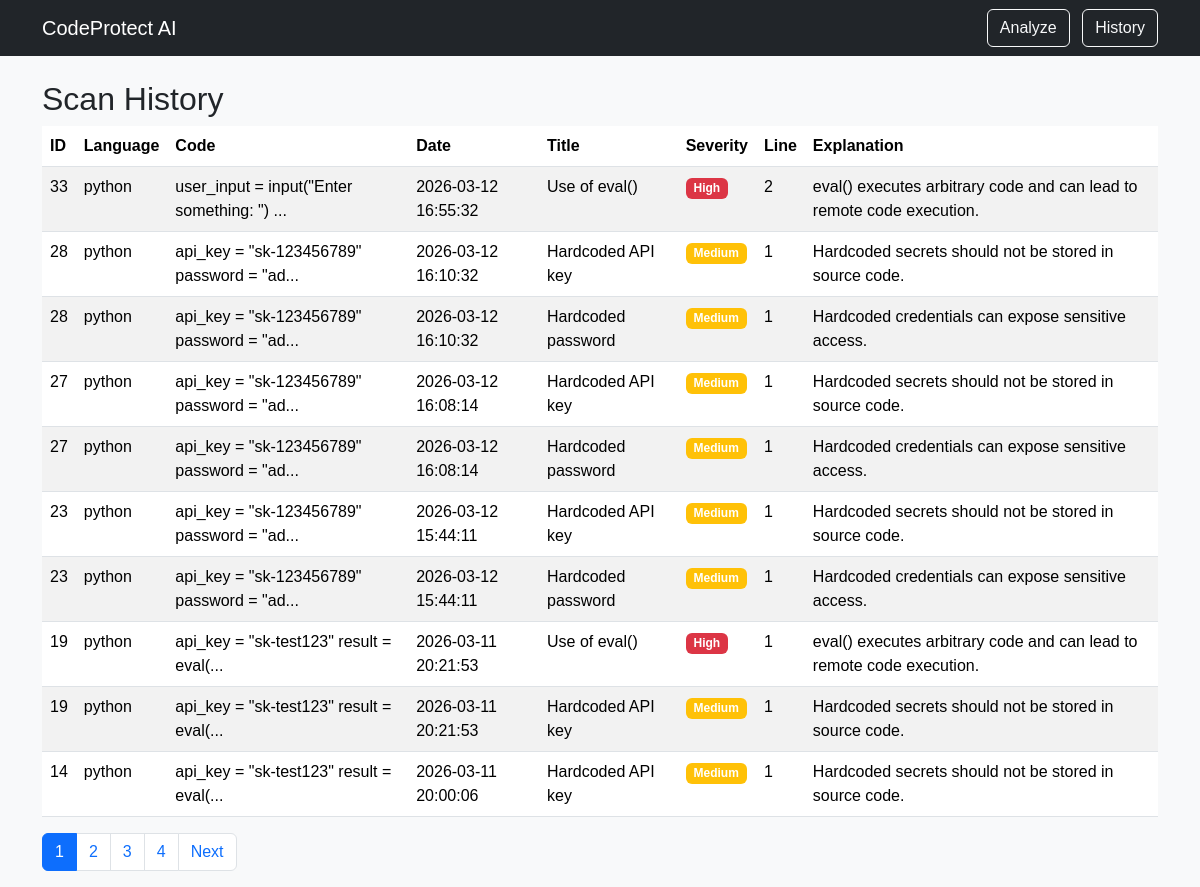
The app's page /history with its own data.
### tables this page shows
CREATE TABLE findings (
    id INTEGER PRIMARY KEY AUTOINCREMENT,
    scan_id INTEGER NOT NULL,
    title TEXT NOT NULL,
    severity TEXT NOT NULL,
    line INTEGER,
    explanation TEXT NOT NULL,
    FOREIGN KEY(scan_id) REFERENCES scans(id)
);

CREATE TABLE scans (
    id INTEGER PRIMARY KEY AUTOINCREMENT,
    language TEXT NOT NULL,
    code TEXT NOT NULL,
    created_at TIMESTAMP DEFAULT CURRENT_TIMESTAMP
);

### app.py (the view)
@app.route("/history", methods=["GET"])
def history():
    page = request.args.get("page", 1, type=int)
    per_page = 10
    offset = (page - 1) * per_page
    db = sqlite3.connect("scans.db")
    cursor = db.cursor()
    cursor.execute(
        "SELECT COUNT(*) FROM scans JOIN findings ON scans.id = findings.scan_id"
    )
    total_rows = cursor.fetchone()[0]
    cursor.execute(
        "SELECT * FROM scans JOIN findings ON scans.id = findings.scan_id ORDER BY created_at DESC LIMIT ? OFFSET ?",
        (per_page, offset),
    )
    history = cursor.fetchall()
    db.close()
    total_pages = math.ceil(total_rows / per_page)
    return render_template(
        "history.html", history=history, page=page, total_pages=total_pages
    )

### templates/history.html (shortened to what this page needs)
{% extends "base.html" %}
{% block content %}
<h2>Scan History</h2>
<table class="table table-striped">
<thead>
    <tr>
    <th>ID</th>
    <th>Language</th>
    <th>Code</th>
    <th>Date</th>
    <th>Title</th>
    <th>Severity</th>
    <th>Line</th>
    <th>Explanation</th>
    </tr>
</thead>
<tbody>
    {% for finding in history %}
        <tr>
        <td>{{ finding[0] }}</td>
        <td>{{ finding[1] }}</td>
        <td>{{ finding[2][:40] }}...</td>
        <td>{{ finding[3] }}</td>
        <td>{{ finding[6] }}</td>
        <td>
        <span class="badge
        {% if finding[7] == 'High' %}bg-danger
        {% elif finding[7] == 'Medium' %}bg-warning
        {% else %}bg-secondary
        {% endif %}">
        {{ finding[7] }}
        </span>
        </td>
        <td>{{ finding[8] }}</td>
        <td>{{ finding[9] }}</td>
        </tr>
    {% endfor %}
</tbody>
</table>
<nav>
    <ul class="pagination">
    {% for p in range(1, total_pages + 1) %}
        <li class="page-item {% if p == page %}active{% endif %}">
        <a class="page-link" href="/history?page={{ p }}">{{ p }}</a>
        </li>
    {% endfor %}
    {% if page < total_pages %}
        <li class="page-item">
        <a class="page-link" href="/history?page={{ page+1 }}">Next</a>
        </li>
    {% endif %}
    </ul>
</nav>
{% endblock %}

### templates/base.html (shortened to what this page needs)
<!DOCTYPE html>
<html lang="en">
<head>
<link href="https://cdn.jsdelivr.net/npm/bootstrap@5.3.2/dist/css/bootstrap.min.css" rel="stylesheet">
<link rel="stylesheet" href="{{ url_for('static', filename='styles.css') }}">
</head>
<body class="bg-light">
<nav class="navbar navbar-dark bg-dark mb-4">
    <div class="container">
        <a class="navbar-brand" href="/">CodeProtect AI</a>
        <div>
            <a class="btn btn-outline-light me-2" href="/">Analyze</a>
            <a class="btn btn-outline-light" href="/history">History</a>
        </div>
    </div>
</nav>
<div class="container">
{% block content %}
{% endblock %}
</div>
</body>
</html>

### static/styles.css (style rules this page uses)
body { font-family: Arial, sans-serif; }

### records on screen
findings: finding "33", language "python", code "user_input = input(\"Enter something: \")", created_at "2026-03-12 16:55:32", title "Use of eval()", severity "High", line "2", explanation "eval() executes arbitrary code and can lead to remote code execution."
findings: finding "28", language "python", code "api_key = \"sk-123456789\" password = \"ad", created_at "2026-03-12 16:10:32", title "Hardcoded API key", severity "Medium", line "1", explanation "Hardcoded secrets should not be stored in source code."
findings: finding "28", language "python", code "api_key = \"sk-123456789\" password = \"ad", created_at "2026-03-12 16:10:32", title "Hardcoded password", severity "Medium", line "1", explanation "Hardcoded credentials can expose sensitive access."
findings: finding "27", language "python", code "api_key = \"sk-123456789\" password = \"ad", created_at "2026-03-12 16:08:14", title "Hardcoded API key", severity "Medium", line "1", explanation "Hardcoded secrets should not be stored in source code."
findings: finding "27", language "python", code "api_key = \"sk-123456789\" password = \"ad", created_at "2026-03-12 16:08:14", title "Hardcoded password", severity "Medium", line "1", explanation "Hardcoded credentials can expose sensitive access."
findings: finding "23", language "python", code "api_key = \"sk-123456789\" password = \"ad", created_at "2026-03-12 15:44:11", title "Hardcoded API key", severity "Medium", line "1", explanation "Hardcoded secrets should not be stored in source code."
findings: finding "23", language "python", code "api_key = \"sk-123456789\" password = \"ad", created_at "2026-03-12 15:44:11", title "Hardcoded password", severity "Medium", line "1", explanation "Hardcoded credentials can expose sensitive access."
findings: finding "19", language "python", code "api_key = \"sk-test123\" result = eval(", created_at "2026-03-11 20:21:53", title "Use of eval()", severity "High", line "1", explanation "eval() executes arbitrary code and can lead to remote code execution."
findings: finding "19", language "python", code "api_key = \"sk-test123\" result = eval(", created_at "2026-03-11 20:21:53", title "Hardcoded API key", severity "Medium", line "1", explanation "Hardcoded secrets should not be stored in source code."
findings: finding "14", language "python", code "api_key = \"sk-test123\" result = eval(", created_at "2026-03-11 20:00:06", title "Hardcoded API key", severity "Medium", line "1", explanation "Hardcoded secrets should not be stored in source code."

### other values on screen
{{ p }} "1" "2" "3" "4"
